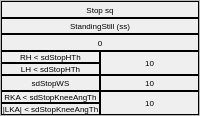
            <widget class="QFrame" name="Stopsd_or_Stopsq_Frame_2">
             <property name="frameShape">
              <enum>QFrame::Shape::StyledPanel</enum>
             </property>
             <property name="frameShadow">
              <enum>QFrame::Shadow::Raised</enum>
             </property>
             <layout class="QVBoxLayout" name="verticalLayout_11">
              <property name="spacing">
               <number>0</number>
              </property>
              <property name="leftMargin">
               <number>0</number>
              </property>
              <property name="topMargin">
               <number>0</number>
              </property>
              <property name="rightMargin">
               <number>0</number>
              </property>
              <property name="bottomMargin">
               <number>0</number>
              </property>
              <item>
               <widget class="QLabel" name="Stopsq_label">
                <property name="maximumSize">
                 <size>
                  <width>16777215</width>
                  <height>18</height>
                 </size>
                </property>
                <property name="font">
                 <font>
                  <pointsize>6</pointsize>
                 </font>
                </property>
                <property name="frameShape">
                 <enum>QFrame::Shape::Box</enum>
                </property>
                <property name="text">
                 <string>Stop sq</string>
                </property>
                <property name="alignment">
                 <set>Qt::AlignmentFlag::AlignCenter</set>
                </property>
                <property name="wordWrap">
                 <bool>true</bool>
                </property>
               </widget>
              </item>
              <item>
               <widget class="QLabel" name="flag129_label">
                <property name="maximumSize">
                 <size>
                  <width>16777215</width>
                  <height>18</height>
                 </size>
                </property>
                <property name="font">
                 <font>
                  <pointsize>6</pointsize>
                 </font>
                </property>
                <property name="frameShape">
                 <enum>QFrame::Shape::Box</enum>
                </property>
                <property name="text">
                 <string>StandingStill (ss)</string>
                </property>
                <property name="alignment">
                 <set>Qt::AlignmentFlag::AlignCenter</set>
                </property>
                <property name="wordWrap">
                 <bool>true</bool>
                </property>
               </widget>
              </item>
              <item>
               <widget class="QLabel" name="sd_stateNumber0_Label_3">
                <property name="maximumSize">
                 <size>
                  <width>16777215</width>
                  <height>18</height>
                 </size>
                </property>
                <property name="font">
                 <font>
                  <pointsize>6</pointsize>
                 </font>
                </property>
                <property name="frameShape">
                 <enum>QFrame::Shape::Box</enum>
                </property>
                <property name="text">
                 <string>0</string>
                </property>
                <property name="alignment">
                 <set>Qt::AlignmentFlag::AlignCenter</set>
                </property>
                <property name="wordWrap">
                 <bool>true</bool>
                </property>
               </widget>
              </item>
              <item>
               <layout class="QHBoxLayout" name="horizontalLayout_15">
                <property name="spacing">
                 <number>0</number>
                </property>
                <item>
                 <layout class="QVBoxLayout" name="verticalLayout_8">
                  <property name="spacing">
                   <number>0</number>
                  </property>
                  <item>
                   <widget class="QLabel" name="flag17_label_2">
                    <property name="font">
                     <font>
                      <pointsize>6</pointsize>
                     </font>
                    </property>
                    <property name="frameShape">
                     <enum>QFrame::Shape::Box</enum>
                    </property>
                    <property name="text">
                     <string>RH &lt; sdStopHTh</string>
                    </property>
                    <property name="alignment">
                     <set>Qt::AlignmentFlag::AlignCenter</set>
                    </property>
                    <property name="wordWrap">
                     <bool>true</bool>
                    </property>
                   </widget>
                  </item>
                  <item>
                   <widget class="QLabel" name="flag17_label_3">
                    <property name="font">
                     <font>
                      <pointsize>6</pointsize>
                     </font>
                    </property>
                    <property name="frameShape">
                     <enum>QFrame::Shape::Box</enum>
                    </property>
                    <property name="text">
                     <string>LH &lt; sdStopHTh</string>
                    </property>
                    <property name="alignment">
                     <set>Qt::AlignmentFlag::AlignCenter</set>
                    </property>
                    <property name="wordWrap">
                     <bool>true</bool>
                    </property>
                   </widget>
                  </item>
                 </layout>
                </item>
                <item>
                 <widget class="QLabel" name="label_16">
                  <property name="font">
                   <font>
                    <pointsize>6</pointsize>
                   </font>
                  </property>
                  <property name="layoutDirection">
                   <enum>Qt::LayoutDirection::RightToLeft</enum>
                  </property>
                  <property name="frameShape">
                   <enum>QFrame::Shape::Box</enum>
                  </property>
                  <property name="text">
                   <string>10</string>
                  </property>
                  <property name="alignment">
                   <set>Qt::AlignmentFlag::AlignCenter</set>
                  </property>
                 </widget>
                </item>
               </layout>
              </item>
              <item>
               <layout class="QHBoxLayout" name="Stopsd_or_Stopsq_Flag31_horizontalLayout_3">
                <property name="spacing">
                 <number>0</number>
                </property>
                <item>
                 <widget class="QLabel" name="flag16_label">
                  <property name="font">
                   <font>
                    <pointsize>6</pointsize>
                   </font>
                  </property>
                  <property name="frameShape">
                   <enum>QFrame::Shape::Box</enum>
                  </property>
                  <property name="text">
                   <string>sdStopWS</string>
                  </property>
                  <property name="alignment">
                   <set>Qt::AlignmentFlag::AlignCenter</set>
                  </property>
                  <property name="wordWrap">
                   <bool>true</bool>
                  </property>
                 </widget>
                </item>
                <item>
                 <widget class="QLabel" name="label_17">
                  <property name="font">
                   <font>
                    <pointsize>6</pointsize>
                   </font>
                  </property>
                  <property name="layoutDirection">
                   <enum>Qt::LayoutDirection::RightToLeft</enum>
                  </property>
                  <property name="frameShape">
                   <enum>QFrame::Shape::Box</enum>
                  </property>
                  <property name="text">
                   <string>10</string>
                  </property>
                  <property name="alignment">
                   <set>Qt::AlignmentFlag::AlignCenter</set>
                  </property>
                 </widget>
                </item>
               </layout>
              </item>
              <item>
               <layout class="QHBoxLayout" name="Stopsd_or_Stopsq_Flag32and33_horizontalLayout_3">
                <property name="spacing">
                 <number>0</number>
                </property>
                <item>
                 <layout class="QVBoxLayout" name="Stopsd_or_Stopsq_Flage32and33_verticalLayout_3">
                  <property name="spacing">
                   <number>0</number>
                  </property>
                  <item>
                   <widget class="QLabel" name="flag17_label">
                    <property name="font">
                     <font>
                      <pointsize>6</pointsize>
                     </font>
                    </property>
                    <property name="frameShape">
                     <enum>QFrame::Shape::Box</enum>
                    </property>
                    <property name="text">
                     <string>RKA &lt; sdStopKneeAngTh</string>
                    </property>
                    <property name="alignment">
                     <set>Qt::AlignmentFlag::AlignCenter</set>
                    </property>
                    <property name="wordWrap">
                     <bool>true</bool>
                    </property>
                   </widget>
                  </item>
                  <item>
                   <widget class="QLabel" name="flag18_label">
                    <property name="font">
                     <font>
                      <pointsize>6</pointsize>
                     </font>
                    </property>
                    <property name="frameShape">
                     <enum>QFrame::Shape::Box</enum>
                    </property>
                    <property name="text">
                     <string>|LKA| &lt; sdStopKneeAngTh</string>
                    </property>
                    <property name="alignment">
                     <set>Qt::AlignmentFlag::AlignCenter</set>
                    </property>
                    <property name="wordWrap">
                     <bool>true</bool>
                    </property>
                   </widget>
                  </item>
                 </layout>
                </item>
                <item>
                 <widget class="QLabel" name="label_18">
                  <property name="font">
                   <font>
                    <pointsize>6</pointsize>
                   </font>
                  </property>
                  <property name="layoutDirection">
                   <enum>Qt::LayoutDirection::RightToLeft</enum>
                  </property>
                  <property name="frameShape">
                   <enum>QFrame::Shape::Box</enum>
                  </property>
                  <property name="text">
                   <string>10</string>
                  </property>
                  <property name="alignment">
                   <set>Qt::AlignmentFlag::AlignCenter</set>
                  </property>
                 </widget>
                </item>
               </layout>
              </item>
             </layout>
            </widget>
